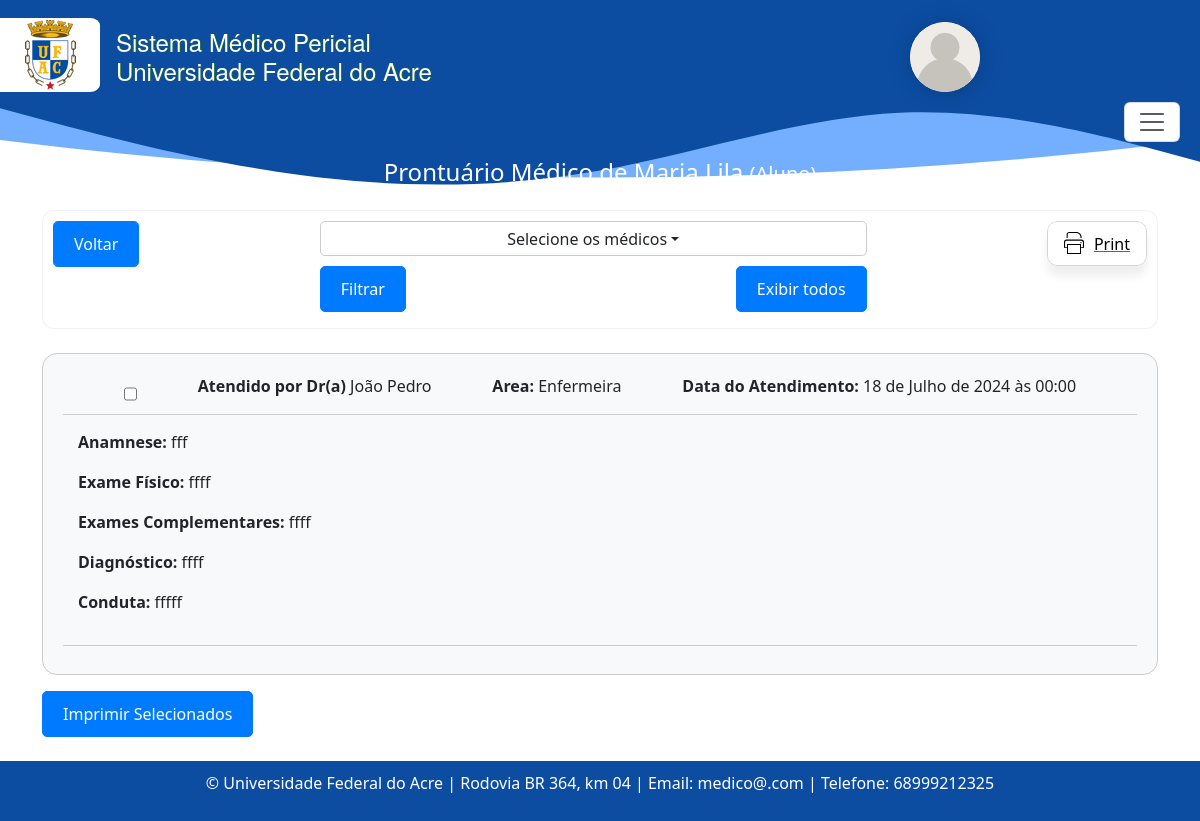
The page /prontuario_medico/26/ on the database its author committed.
### consulta/models.py (models this page shows, shortened)
class Paciente(models.Model):
    SEXO_CHOICES = [
        ('M', 'Masculino'),
        ('F', 'Feminino'),
        ('O', 'Outro')
    ]
    nome = models.CharField(max_length=100)
    nome_social = models.CharField(max_length=100, blank=True, null=True, verbose_name='Nome Social')
    data_nascimento = models.DateField(verbose_name='Data de Nascimento', validators=[data_nasc_valida], blank=True, null=True)
    email = models.EmailField(blank=True, null=True)
    rg = models.CharField(max_length=20, blank=True, null=True)
    cpf = models.CharField(max_length=14, validators=[validate_cpf, MinLengthValidator(11)])
    sexo = models.CharField(max_length=1, choices=SEXO_CHOICES)
    matricula = models.CharField(max_length=20)
    TIPO_PACIENTE_CHOICES = [
        ('Aluno', 'Aluno'),
        ('Servidor', 'Servidor'),
        ('Outro', 'Outro'),
    ]
    tipo_paciente = models.CharField(max_length=20, choices=TIPO_PACIENTE_CHOICES)
    cargo_funcao = models.CharField(max_length=50, default='', blank=True, null=True)
    cep = models.CharField(max_length=9, blank=True, null=True)
    cidade = models.CharField(max_length=50, blank=True, null=True)
    bairro = models.CharField(max_length=50, default='', blank=True, null=True)
    uf = models.CharField('UF', max_length=2, choices=UF_CHOICE, default='AC', blank=True, null=True)
    numero = models.CharField(max_length=10, blank=True, null=True)
    ddd_telefone = models.CharField(max_length=8)
    complemento = models.CharField(max_length=100, blank=True, null=True, default='')  # Adicionando o valor padrão aqui

class Atendimento(models.Model):
    agendamento = models.OneToOneField('Agendamento', on_delete=models.CASCADE)
    anamnese = models.TextField()
    exame_fisico = models.TextField()
    exames_complementares = models.TextField()
    pdf_exames = models.FileField(upload_to='exames_pdfs/', null=True, blank=True)
    diagnostico = models.TextField()
    conduta = models.TextField()
    @property
    def profissional_saude(self):
        return self.agendamento.profissional_saude
    @property
    def data_atendimento(self):
        return self.agendamento.data_agendamento
    class Meta:
        ordering = ['agendamento', ]

class Agendamento(models.Model):
    TURNO_CHOICES = [
        ('manha', 'Manhã'),
        ('tarde', 'Tarde'),
    ]
    status_atendimento = models.CharField(max_length=20, choices=[
        ('confirmado', 'Confirmado'),
        ('ausente', 'Ausente'),
        ('pendente', 'Pendente'),
        ('cancelado', 'Cancelado'),
        ('atendido', 'Atendido'),
    ], default='pendente')
    paciente = models.ForeignKey(Paciente, on_delete=models.CASCADE)
    profissional_saude = models.ForeignKey(Profissionaldasaude, on_delete=models.CASCADE)
    data_agendamento = models.DateTimeField(u'Data Agendamento', blank=False, null=False)
    turno = models.CharField(max_length=10, choices=TURNO_CHOICES)
    prioridade_atendimento = models.BooleanField(default=False)
    justificativa_cancelamento = models.TextField(blank=True, null=True)
    class Meta:
        ordering = ['-data_agendamento', 'paciente__nome']
        verbose_name = 'Agendamento'
        verbose_name_plural = 'Agendamentos'

class Profissionaldasaude(models.Model):
    SEXO_CHOICES = [
        ('M', 'Masculino'),
        ('F', 'Feminino'),
        ('O', 'Outro')
    ]
    usuario = models.ForeignKey(User, blank=True, null=True, on_delete=models.CASCADE)
    nome = models.CharField('Nome Completo', max_length=100)
    nome_social = models.CharField(max_length=100, blank=True, null=True, verbose_name='Nome Social')
    data_nascimento = models.DateField(u'Data de Nascimento', validators=[data_nasc_valida])
    email = models.EmailField()
    rg = models.CharField(max_length=20)
    cpf = models.CharField(max_length=14, validators=[validate_cpf, MinLengthValidator(11)])
    sexo = models.CharField(max_length=1, choices=SEXO_CHOICES)
    identificacao_unica = models.CharField(max_length=50, default='')
    cep = models.CharField(max_length=9)
    cidade = models.CharField(max_length=50)
    bairro = models.CharField(max_length=50, default='')
    uf = models.CharField('UF', max_length=2, choices=UF_CHOICE, default='AC')
    numero = models.CharField(max_length=10)
    ddd_telefone = models.CharField('Telefone Celular', max_length=14, help_text='Com DDD.')
    complemento = models.CharField(max_length=100, blank=True, null=True, default='') # blank=True, null=True é pra dizer que não é obrigatorio
    area = models.CharField(max_length=50, default='')
    unidade_siass = models.CharField(max_length=50, default='')
    formacao = models.CharField(max_length=20)
    conselho = models.CharField(max_length=20)
    registro = models.CharField(max_length=20)
    class Meta:
        ordering = ['nome', ]
        verbose_name = 'Profissonal de saúde'
        verbose_name_plural = 'Profissonais de saúde'

### consulta/views.py (the view)
# urls.py: path('prontuario_medico/<int:paciente_id>/', views.prontuario_medico, name='prontuario_medico'),
def prontuario_medico(request, paciente_id):
    paciente = Paciente.objects.get(pk=paciente_id)
    atendimentos = Atendimento.objects.filter(agendamento__paciente=paciente)
    profissionais_saude = Profissionaldasaude.objects.all()  # Obter todos os médicos
    return render(request, 'consultas/prontuario_medico.html', {'paciente': paciente, 'atendimentos': atendimentos, 'profissionais_saude': profissionais_saude})

### consulta/context_processors.py (called while the page is built, shortened)
def user_info(request):
    user = request.user
    context = {
        'user': user,
        'profissional_saude': None,
        'administrativo': None,
    }
    return context

### templates/consultas/prontuario_medico.html (shortened to what this page needs)
{% extends 'base.html' %}
{% block content %}
  <h4 class="text-center mb-4 text-white">Prontuário Médico de {{ paciente.nome }} <span style="font-size: smaller; font-weight:lighter ;">({{ paciente.tipo_paciente }})</span></h4>
  <div class="d-flex justify-content-between pb-3 mb-4 pt-" id="glass">
    <a class="btn btn-primary" href="{% url 'pacienteListagem' %}" style="height: fit-content;">Voltar</a>
    <form id="filtro-form" class="col-md-6">
      <div class="row align-items-end">
        <div class="col-md-12" style="">
          <div class="dropdown">
            <label class="dropdown-toggle" id="dropdownMenuButton" data-toggle="dropdown" aria-haspopup="true" aria-expanded="false" style="display: flex; justify-content: center; align-items: center; background-color: #fff;">Selecione os médicos</label>
          </div>
          <div class="buttons">
            <button class="btn btn-primary">Filtrar</button>
            <button id="exibir-todos-btn" class="btn btn-primary">Exibir todos</button>
          </div>
        </div>
      </div>
    </form>
    <a href="{% url 'pdf_prontuario_medico' paciente.id %}?medicos={{ medicos_ids|join:',' }}" target="_blank" class="print-btn" style="border: none;">
      <button class="print-btn">
        <span class="printer-wrapper">
          <span class="printer-container">
          </span>
          <span class="printer-page-wrapper"><span class="printer-page"></span></span>
        </span>
        Print
      </button>
    </a>
  </div>
  <dl id="patient-info" style="background-color: #f8f9fa;">
    {% for atendimento in atendimentos %}
        <div id="" class="flex d-flex justify-content-evenly">
            <input type="checkbox" class="select-atendimento" value="{{ atendimento.id }}">
            <p><strong>Atendido por Dr(a) </strong><span>{{ atendimento.profissional_saude.nome }}</span></p>
            <p><strong>Area: </strong><span>{{ atendimento.profissional_saude.area }}</span></p>
            <p><strong>Data do Atendimento: </strong><span>{{ atendimento.data_atendimento }}</span></p>
        </div>
        <dd id="diag">
            <p><strong>Anamnese:</strong> {{ atendimento.anamnese }}<br /></p>
            <p><strong>Exame Físico:</strong> {{ atendimento.exame_fisico }}<br /></p>
            <p><strong>Exames Complementares:</strong> {{ atendimento.exames_complementares }}<br /></p>
            <p><strong>Diagnóstico:</strong> {{ atendimento.diagnostico }}<br /></p>
            <p><strong>Conduta:</strong> {{ atendimento.conduta }}<br /> </p>
        </dd>
    {% empty %}
        <dt>Nenhum atendimento registrado para este paciente.</dt>
    {% endfor %}
</dl>
<button id="print-selected" class="btn btn-primary">Imprimir Selecionados</button>
{% endblock %}

### static/css/estilos.css (style rules this page uses)
* { scroll-behavior: smooth; }
.btn-primary { background-color: #007bff; color: #fff; border: 1px solid #007bff; border-radius: 5px; padding: 10px 20px; text-decoration: none; display: inline-block; transition: background-color 0.3s ease; }
#glass { padding: 10px; backdrop-filter: blur(50px) saturate(100%); -webkit-backdrop-filter: blur(5px) saturate(52%); background-color: rgb(255 255 255 / 16%); border-radius: 12px; border: 1px solid rgba(209, 213, 219, 0.3); }
input { padding-left: 5px; border-radius: 5px; border: 1.5px solid lightgrey; outline: none; transition: all 0.3s cubic-bezier(0.19, 1, 0.22, 1); box-shadow: 0px 0px 20px -18px; }
dl p { text-align: justify; }
.dropdown .dropdown-toggle { cursor: pointer; border: 1px solid #ccc; width: 100%; min-height: 35px; border-radius: 5px; margin-bottom: 10px; }
.buttons { display: flex; justify-content: space-between; }
#diag { border-top: 1px solid #ccc; border-bottom: 1px solid #ccc; padding: 15px; }
#patient-info { border: 1px solid #ccc; border-radius: 15px; padding: 20px; }
.print-btn { min-width: 100px; height: 45px; display: flex; align-items: center; justify-content: center; background-color: white; border: 1px solid rgb(213, 213, 213); border-radius: 10px; gap: 10px; font-size: 16px; cursor: pointer; overflow: hidden; font-weight: 500; box-shadow: 0px 10px 10px rgba(0, 0, 0, 0.065); transition: all 0.3s; }
.printer-wrapper { display: flex; flex-direction: column; align-items: center; justify-content: center; width: 20px; height: 100%; }
.printer-container { height: 50%; width: 100%; display: flex; align-items: flex-end; justify-content: center; }
.printer-container svg { width: 100%; height: auto; transform: translateY(4px); }
.printer-page-wrapper { width: 100%; height: 50%; display: flex; align-items: flex-start; justify-content: center; }
.printer-page { width: 70%; height: 10px; border: 1px solid black; background-color: white; transform: translateY(0px); transition: all 0.3s; transform-origin: top; }

### rows shown on the page
Paciente: nome "Maria Lila", tipo_paciente "Aluno"
Atendimento: profissional_saude.nome "João Pedro", profissional_saude.area "Enfermeira", data_atendimento "18 de Julho de 2024 às 00:00", anamnese "fff", exame_fisico "ffff", exames_complementares "ffff", diagnostico "ffff", conduta "fffff"
